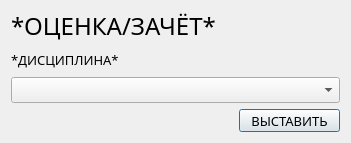
<?xml version="1.0" encoding="UTF-8"?>
<ui version="4.0">
 <class>Dialog</class>
 <widget class="QDialog" name="Dialog">
  <property name="geometry">
   <rect>
    <x>0</x>
    <y>0</y>
    <width>351</width>
    <height>143</height>
   </rect>
  </property>
  <property name="minimumSize">
   <size>
    <width>351</width>
    <height>143</height>
   </size>
  </property>
  <property name="maximumSize">
   <size>
    <width>16777215</width>
    <height>143</height>
   </size>
  </property>
  <property name="windowTitle">
   <string>Dialog</string>
  </property>
  <layout class="QVBoxLayout" name="verticalLayout">
   <item>
    <widget class="QLabel" name="label_head">
     <property name="minimumSize">
      <size>
       <width>0</width>
       <height>30</height>
      </size>
     </property>
     <property name="font">
      <font>
       <family>Google Sans</family>
       <pointsize>18</pointsize>
      </font>
     </property>
     <property name="text">
      <string>*ОЦЕНКА/ЗАЧЁТ*</string>
     </property>
    </widget>
   </item>
   <item>
    <spacer name="verticalSpacer">
     <property name="orientation">
      <enum>Qt::Vertical</enum>
     </property>
     <property name="sizeHint" stdset="0">
      <size>
       <width>20</width>
       <height>40</height>
      </size>
     </property>
    </spacer>
   </item>
   <item>
    <widget class="QLabel" name="label_discipline">
     <property name="minimumSize">
      <size>
       <width>149</width>
       <height>23</height>
      </size>
     </property>
     <property name="maximumSize">
      <size>
       <width>149</width>
       <height>23</height>
      </size>
     </property>
     <property name="font">
      <font>
       <family>Google Sans</family>
       <pointsize>10</pointsize>
      </font>
     </property>
     <property name="text">
      <string>*ДИСЦИПЛИНА*</string>
     </property>
    </widget>
   </item>
   <item>
    <widget class="QComboBox" name="combo_box_mark">
     <property name="font">
      <font>
       <family>Google Sans</family>
       <pointsize>10</pointsize>
      </font>
     </property>
    </widget>
   </item>
   <item>
    <layout class="QHBoxLayout" name="horizontalLayout">
     <item>
      <spacer name="horizontalSpacer">
       <property name="orientation">
        <enum>Qt::Horizontal</enum>
       </property>
       <property name="sizeHint" stdset="0">
        <size>
         <width>40</width>
         <height>20</height>
        </size>
       </property>
      </spacer>
     </item>
     <item>
      <widget class="QPushButton" name="button_ok">
       <property name="minimumSize">
        <size>
         <width>101</width>
         <height>23</height>
        </size>
       </property>
       <property name="font">
        <font>
         <family>Google Sans</family>
         <pointsize>10</pointsize>
        </font>
       </property>
       <property name="text">
        <string>ВЫСТАВИТЬ</string>
       </property>
      </widget>
     </item>
    </layout>
   </item>
  </layout>
 </widget>
 <resources/>
 <connections/>
</ui>
